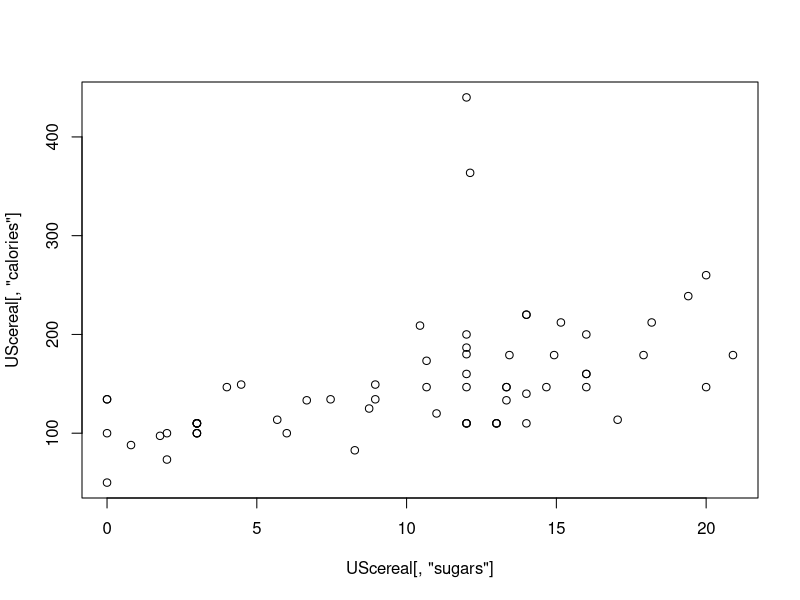
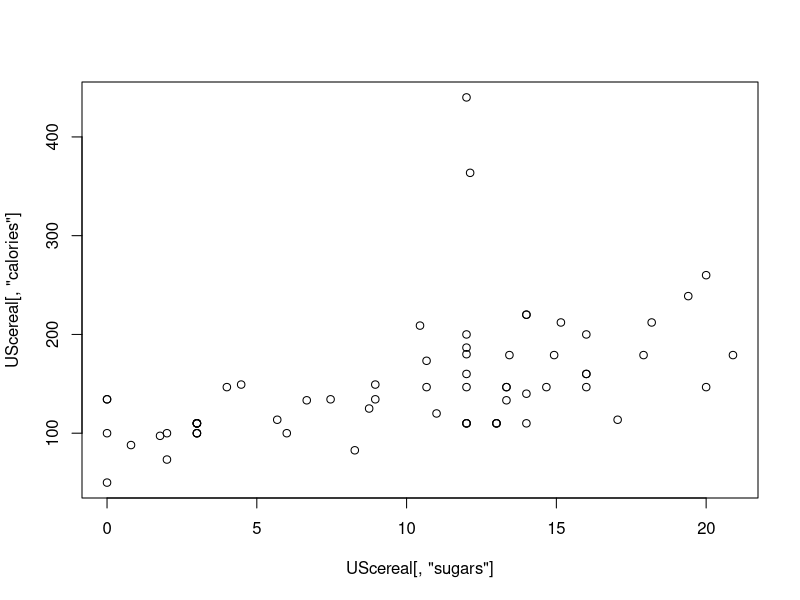
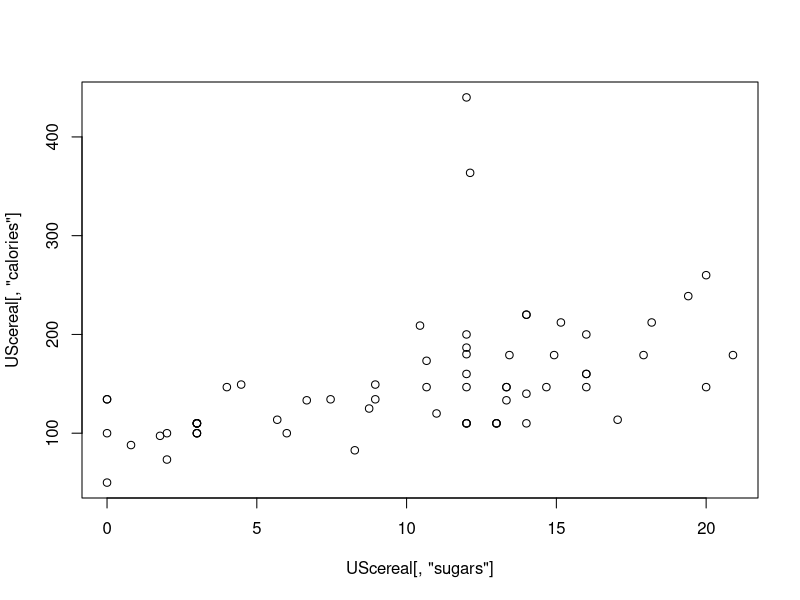
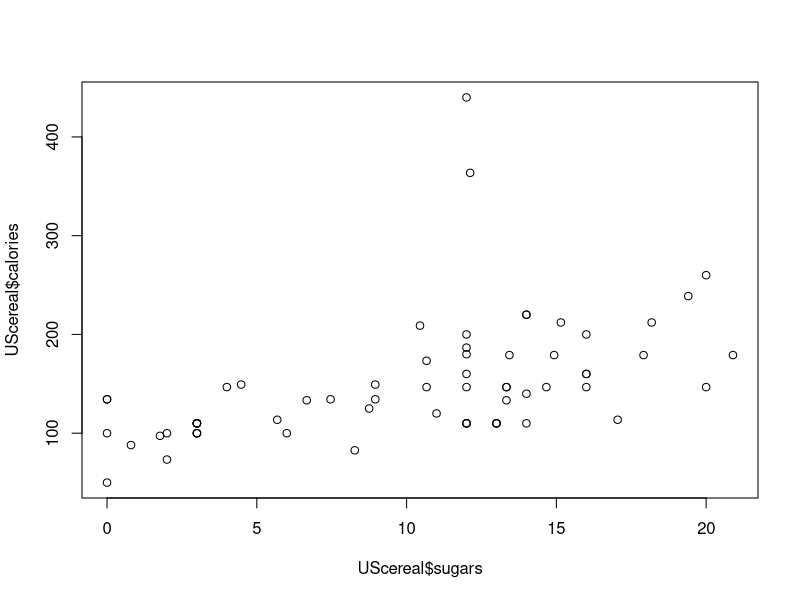
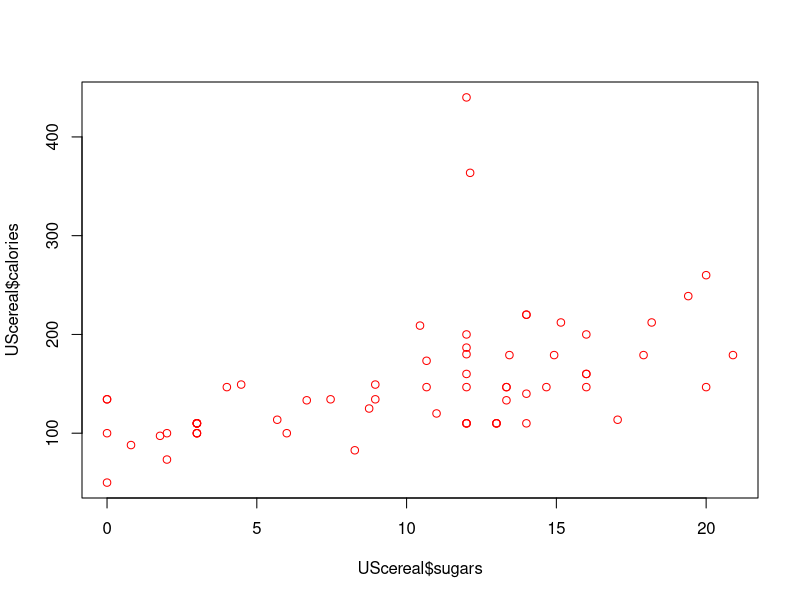
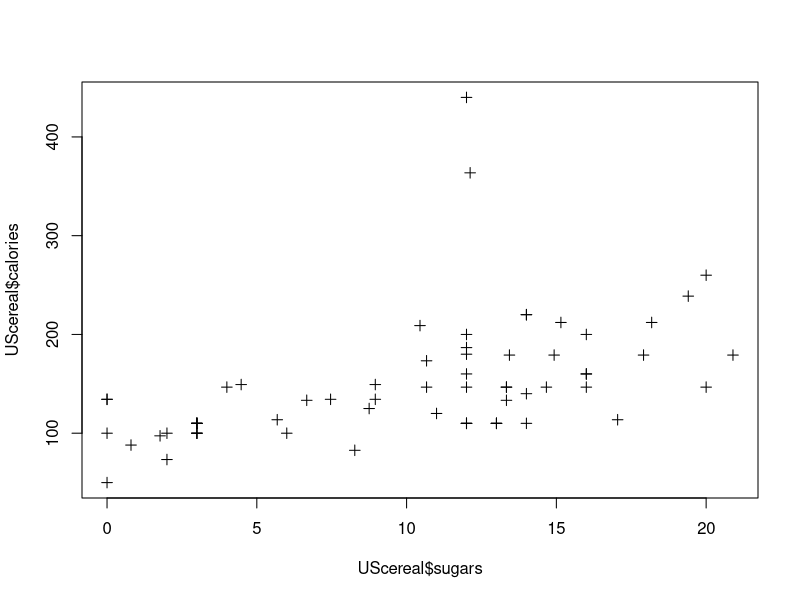
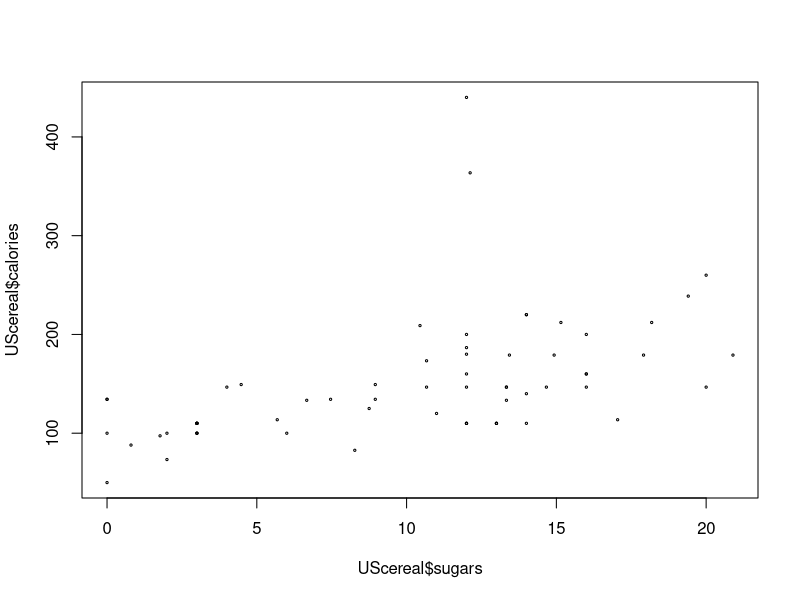
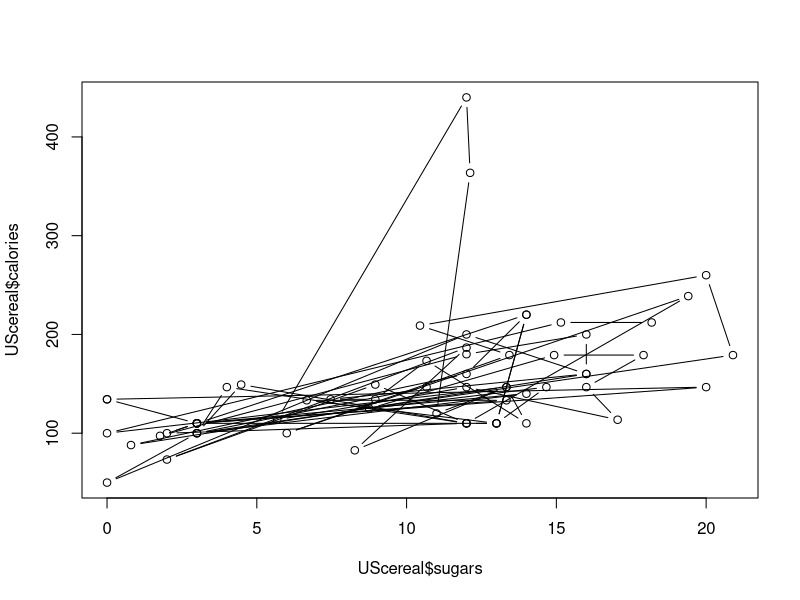

Write R code to recreate these figures, in order.
## Session 2 Lesson

###############################
##### 2.1 GET DATA INTO R #####
###############################

# useful commands: getwd(), setwd(), read.csv(), list.files()

## We saw earlier how to get data into R from a package,
##  but what if we have a file saved outside of R?
# first, we need to figure out which directory, a.k.a. folder, R is looking in
# getwd()

getwd()

# we can change this to a useful folder
# setwd()

setwd('/Users/mcstitzer/Downloads/')

# it's also possible to setwd through the "Session" menu of RStudio



# Then, we can see which files are in the current directory
# list.files()

list.files()

# Which .csv file is present?


## We can read in csv files with read.csv()
##  and tab delimited files with read.table()
# read.csv()

sl = read.csv('sleep.csv', header=T, stringsAsFactors=FALSE)

# the option "stringsAsFactors" may be relevant in other datasets
#  check out how to use it in the help for read.csv()

#### EXERCISE 2.2 ####

################################
##### 2.2 CLEANING UP DATA #####
################################

# useful commands: duplicated(), is.na(), na.omit(), complete.cases(), duplicated(), !duplicated()

### NAs and missing values
## NA is another special value, like TRUE or FALSE
## it is the placeholder for missing data in R

x <- c( 1, 4, 7, 3, NA)
x
mean(x)
class(x)
class(NA)

# we need to treat "NA" differently than other values
# R recognizes this as a numeric, but it is missing data
# this is a a logical -- indicating missing data

# is.na
is.na(x)

# add 1 to NA
NA + 1 # returns NA

# index values that are NA
which(is.na(x))

# index values that are not NA
which(!is.na(x))

# keep only non-missing values in a vector
x[!is.na(x)]

# set missing values to NA 
# e.g. if "." stands in for missing in your raw data
z = c("Tuesday", "Monday", ".", ".", "Friday")
z
z[z == "."] = NA
z

# remove incomplete rows (those with NAs) from a data.frame
test = data.frame(
  x = c("a", "b", "c", "d", "d"),
  y = c(1, 2, 3, 4, NA))

test

# na.omit()
test2 = na.omit(test)

# na.exclude() does about the same thing
na.exclude(test)

# which rows are complete (have no NA values)? 
# complete.cases - looks along each row, and each column, for NA values
complete.cases(test)

#na.rm as argument for some functions (e.g. mean)
y = c(1, 4, 9, 13, NA)
mean(y)
?mean
mean(y, na.rm = TRUE)

# check for duplicated rows
test = data.frame(
  x = c("a", "b", "c", "d", "d"),
  y = c(1, 2, 3, 4, 4))

test

# duplicated
duplicated(test)

# index non-DUPLICATED ROWS and remove them
test[!duplicated(test), ]

########################
##### 2.3 PLOTTING #####
########################

# useful commands: plot, points, lines, abline, hist, barplot, boxplot
# useful arguments within plot(): main, xlab, ylab, col, pch, cex

## Load cereal dataset from MASS package
#install.packages("MASS") #should have installed from yesterday
library("MASS")
data(UScereal)

head(UScereal)

## Scatterplots
# plot() -- to make a scatterplot
# plot calories versus sugar content
colnames(UScereal)
plot(UScereal[ ,"sugars"], UScereal[, "calories"])
?plot

plot(x = UScereal[ ,"sugars"], y = UScereal[, "calories"])
plot(UScereal[ , "calories"] ~ UScereal[ , "sugars"])

plot(UScereal$sugars, UScereal$calories)

# or plot response variable as a function "~" of the predictor variable

## Arguments within plotting functions
# "col" argument changes color
plot(UScereal$sugars, UScereal$calories, col = "red")

# "pch" argument changes point character
plot(UScereal$sugars, UScereal$calories, pch = 3)

# "cex" argument changes size
plot(UScereal$sugars, UScereal$calories, cex = 0.3)

# "type" argument changes type ("l" = line, "p" = points, "b" = both)
plot(UScereal$sugars, UScereal$calories, type = "b")


# "lty" argument changes line type
plot(UScereal$sugars, UScereal$calories, type = "l", lty = 4)

# Adding labels to axes and title using "xlab", "ylab", and "main" arguments
plot(UScereal$sugars, UScereal$calories, xlab = "Sugars", ylab = "Calories",
     main = "Calories versus sugars")


# identify() to identify on specific points
identify(x = UScereal$sugars, y = UScereal$calories, labels = rownames(UScereal))

# points() adds points to existing plot
plot(UScereal$sugars, UScereal$calories)
points(x = UScereal[UScereal[ ,"mfr"] == "K", "sugars"], 
       y = UScereal[UScereal[ , "mfr"] == "K", "calories"], col = "red")

#lines() does same thing as points but makes line
# ablines() adds straight line to existing plot
abline(h = 300)
abline(v = 5)
abline(lm(UScereal$calories ~ UScereal$sugars))

# legend() to add legend to plot
plot(UScereal$sugars, UScereal$calories)
points(x = UScereal[UScereal[ ,"mfr"] == "K", "sugars"], 
       y = UScereal[UScereal[ , "mfr"] == "K", "calories"], col = "red")
legend("topleft", legend = c("Kellogs", "else"), col = c("red", "black"), pch = 1)
legend("topleft", legend = c("Kellogs", "else"), col = c("red", "black"), 
       pch = 1, cex = 0.8)


## Histograms
# make histogram of sugar content
hist(UScereal[ , "sugars"])
hist(UScereal$sugars)

##Barplots
# make barplot of manufacturers in dataset
barplot(table(UScereal$mfr))


#add color using rainbow()
barplot(table(UScereal$mfr), col = rainbow(6))

barplot(table(UScereal$mfr), col = c("red", "purple"))

##Boxplots
# make boxplot of sugar content versus shelf display
boxplot(UScereal$sugars ~ UScereal$shelf)

